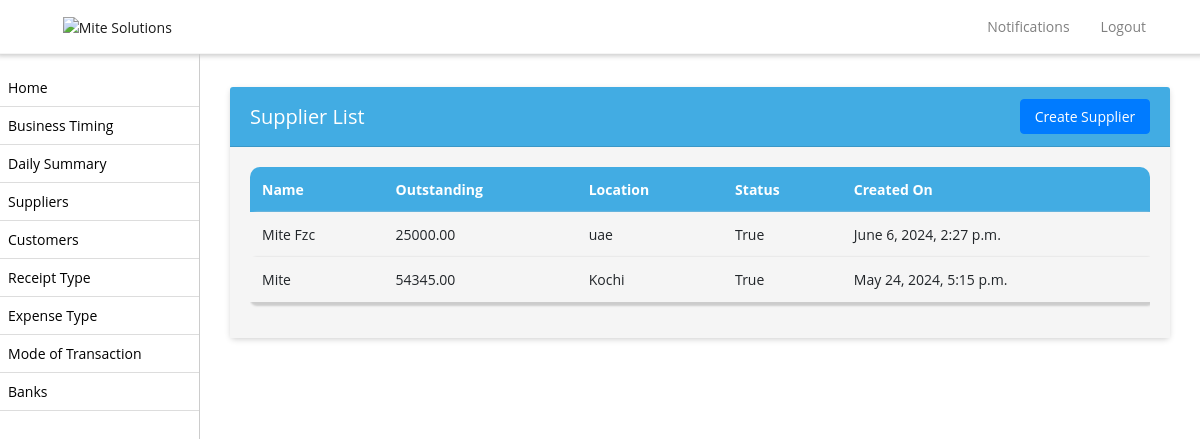
The app's page /supplier-list/ (signed in), older data.
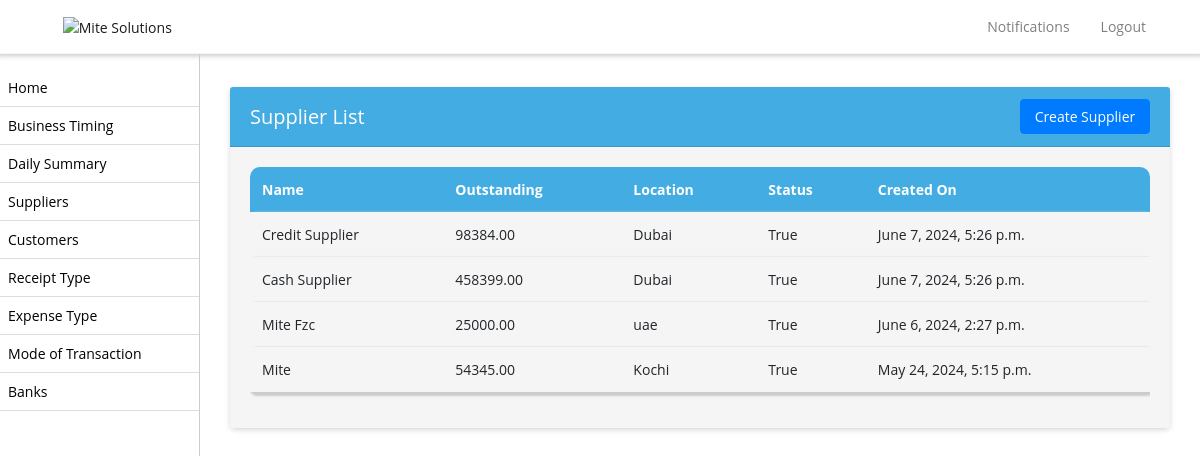
The same page, newer data.
### biztrackapp/models.py (models this page shows, shortened)
class Supplier(models.Model):
    name = models.CharField(max_length=255)
    business_profile = models.CharField(max_length=255, null=True)
    outstanding = models.DecimalField(max_digits=10, decimal_places=2)
    location = models.CharField(max_length=255)
    status = models.BooleanField(default=True)  # BooleanField to represent True or False
    created_on = models.DateTimeField(auto_now_add=True, null=True)

### biztrackapp/views.py (the view)
# urls.py: path('supplier-list/', supplier_list, name='supplier_list'),
def supplier_list(request):
    try:
        shop_admin = ShopAdmin.objects.get(user=request.user)
        shop = shop_admin.shop
        business = BusinessProfile.objects.get(license_number=shop.license_number)
    except ShopAdmin.DoesNotExist:
        return redirect('login')
    except BusinessProfile.DoesNotExist:
        business = None
    suplliers = Supplier.objects.filter(business_profile=business.id).order_by('-created_on')
    return render(request, 'supplier-list.html', {'suppliers': suplliers})

### biztrackapp/templates/supplier-list.html (shortened to what this page needs)
{% extends 'base.html' %}
{% block content %}
<div class="container mt-3">
    <div class="card">
        <div class="card-header  d-flex justify-content-between align-items-center">
            <h5 class="mb-0">Supplier List</h5>
            <a href="{% url 'create_supplier' %}" class="btn btn-primary float-right">Create Supplier</a>
        </div>
        <div class="card-body">
            <div class="table-responsive">
            <table  class="table table-bordered table-striped nowrap"  style="width: 100%;">
                <thead>
                    <tr>
                        <th>Name</th>
                        <th>Outstanding</th>
                        <th>Location</th>
                        <th>Status</th>
                        <th>Created On</th>
                    </tr>
                </thead>
                <tbody>
                    {% for supplier in suppliers %}
                    <tr>
                        <td>{{ supplier.name }}</td>
                        <td>{{ supplier.outstanding }}</td>
                        <td>{{ supplier.location }}</td>
                        <td>{{ supplier.status }}</td>
                        <td>{{ supplier.created_on }}</td>
                    </tr>
                    {% endfor %}
                </tbody>
            </table>
        </div>
        </div>
    </div>
</div>
{% endblock %}

Row changes from the older to the newer data that the page shows:
added Supplier: name "Credit Supplier", outstanding "98384.00", location "Dubai", status "True", created_on "June 7, 2024, 5:26 p.m."
added Supplier: name "Cash Supplier", outstanding "458399.00", location "Dubai", status "True", created_on "June 7, 2024, 5:26 p.m."
